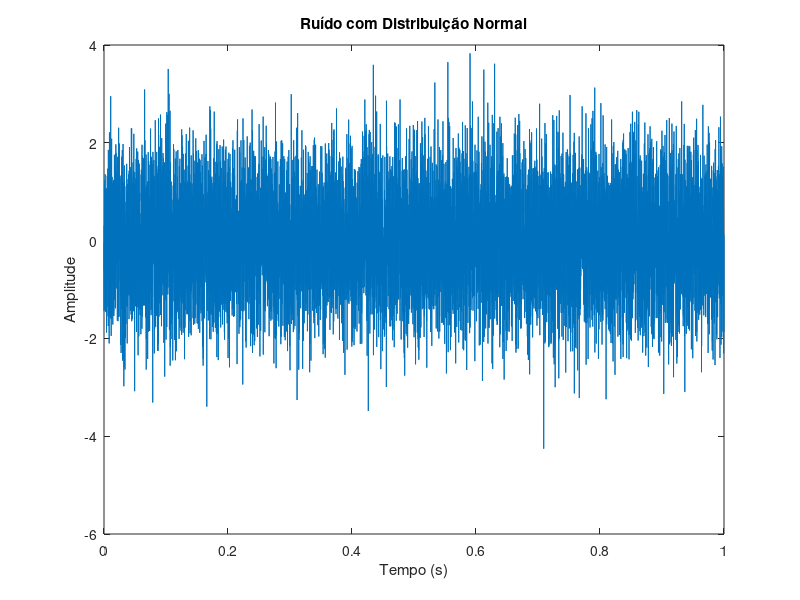

Recreate this plot in MATLAB.
close all; clear all; clc;

fs = 10000;       % Frequência de amostragem de 10 kHz
T = 1 / fs;       % Tempo de amostragem
duracao = 1;      % Duração de 1 segundo
num_amostras = fs * duracao; % Número de amostras = fs * duração

var_n = 1;
ruido = sqrt(var_n)*randn(1, num_amostras); % Gera ruído com 10.000 amostras

% plotando o ruído no domínio do tempo
tempo = 0 : T : (duracao - T); % Cria o vetor de tempo com 10.000 pontos

plot(tempo, ruido);
title('Ruído com Distribuição Normal');
xlabel('Tempo (s)');
ylabel('Amplitude');


# Pot_ruido = (1/length(ruido))*sum(ruido.^2)
# Pot_sinal = (1/length(sinal_t))*sum(sinal_t.^2)
# SNR_dB = 10*log10(Pot_sinal/Pot_ruido)